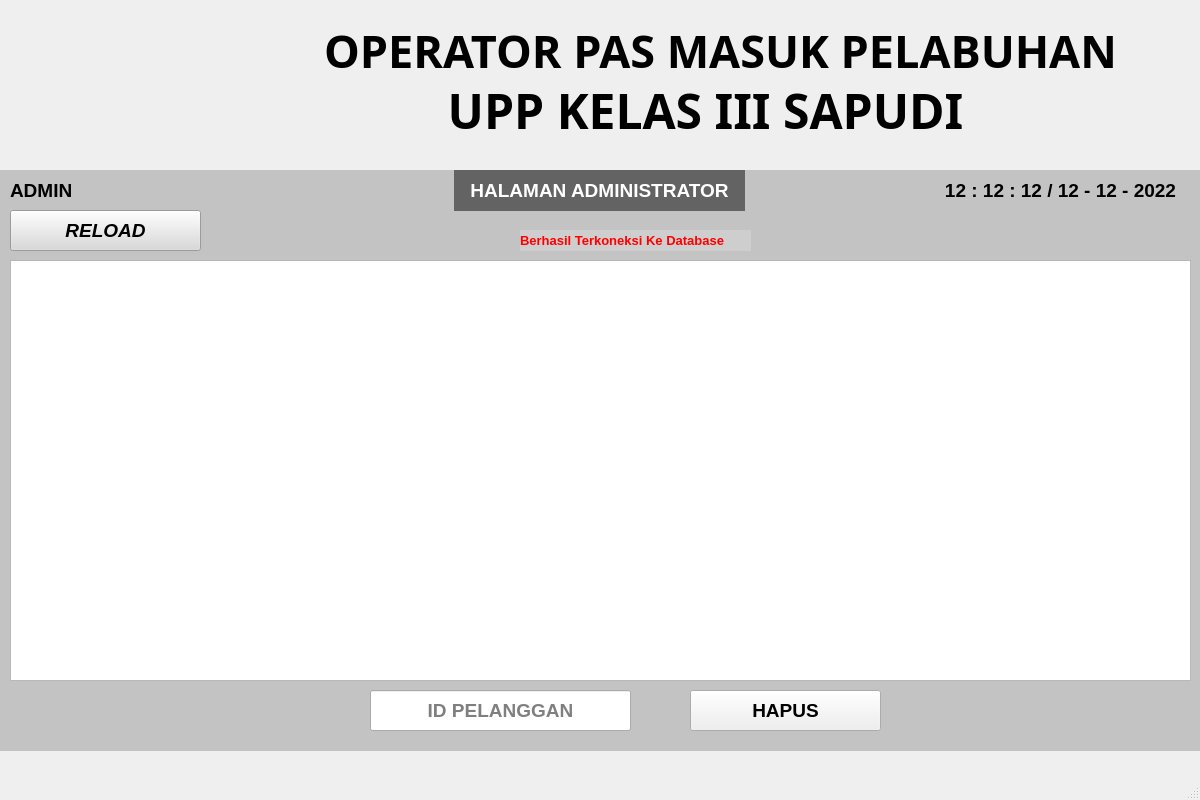
<?xml version="1.0" encoding="UTF-8"?>
<ui version="4.0">
 <class>AdminWindow</class>
 <widget class="QMainWindow" name="AdminWindow">
  <property name="geometry">
   <rect>
    <x>0</x>
    <y>0</y>
    <width>1200</width>
    <height>800</height>
   </rect>
  </property>
  <property name="mouseTracking">
   <bool>false</bool>
  </property>
  <property name="windowTitle">
   <string>MainWindow</string>
  </property>
  <widget class="QWidget" name="centralwidget">
   <widget class="QLabel" name="header1">
    <property name="geometry">
     <rect>
      <x>250</x>
      <y>10</y>
      <width>941</width>
      <height>81</height>
     </rect>
    </property>
    <property name="font">
     <font>
      <family>Arial Black</family>
      <pointsize>34</pointsize>
      <weight>75</weight>
      <bold>true</bold>
     </font>
    </property>
    <property name="text">
     <string>OPERATOR PAS MASUK PELABUHAN</string>
    </property>
    <property name="alignment">
     <set>Qt::AlignCenter</set>
    </property>
    <property name="margin">
     <number>0</number>
    </property>
   </widget>
   <widget class="QLabel" name="header2">
    <property name="geometry">
     <rect>
      <x>390</x>
      <y>70</y>
      <width>631</width>
      <height>81</height>
     </rect>
    </property>
    <property name="font">
     <font>
      <family>Arial Black</family>
      <pointsize>36</pointsize>
      <weight>75</weight>
      <bold>true</bold>
     </font>
    </property>
    <property name="text">
     <string>UPP KELAS III SAPUDI</string>
    </property>
    <property name="alignment">
     <set>Qt::AlignCenter</set>
    </property>
    <property name="margin">
     <number>0</number>
    </property>
   </widget>
   <widget class="QLabel" name="background1">
    <property name="geometry">
     <rect>
      <x>0</x>
      <y>170</y>
      <width>1200</width>
      <height>581</height>
     </rect>
    </property>
    <property name="styleSheet">
     <string notr="true">background-color: rgb(195, 195, 195);</string>
    </property>
    <property name="text">
     <string/>
    </property>
   </widget>
   <widget class="QLabel" name="logo">
    <property name="geometry">
     <rect>
      <x>20</x>
      <y>10</y>
      <width>231</width>
      <height>151</height>
     </rect>
    </property>
    <property name="styleSheet">
     <string notr="true">image: url(:/logo/logo.png);</string>
    </property>
    <property name="text">
     <string/>
    </property>
   </widget>
   <widget class="QLabel" name="klogin">
    <property name="geometry">
     <rect>
      <x>10</x>
      <y>170</y>
      <width>71</width>
      <height>41</height>
     </rect>
    </property>
    <property name="font">
     <font>
      <family>Arial</family>
      <pointsize>14</pointsize>
      <weight>75</weight>
      <bold>true</bold>
     </font>
    </property>
    <property name="text">
     <string>ADMIN</string>
    </property>
   </widget>
   <widget class="QLabel" name="waktu">
    <property name="geometry">
     <rect>
      <x>930</x>
      <y>170</y>
      <width>261</width>
      <height>41</height>
     </rect>
    </property>
    <property name="font">
     <font>
      <family>Arial</family>
      <pointsize>14</pointsize>
      <weight>75</weight>
      <bold>true</bold>
     </font>
    </property>
    <property name="text">
     <string>12 : 12 : 12 / 12 - 12 - 2022</string>
    </property>
    <property name="alignment">
     <set>Qt::AlignCenter</set>
    </property>
   </widget>
   <widget class="QLabel" name="keterangan">
    <property name="geometry">
     <rect>
      <x>454</x>
      <y>170</y>
      <width>291</width>
      <height>41</height>
     </rect>
    </property>
    <property name="font">
     <font>
      <family>Arial</family>
      <pointsize>14</pointsize>
      <weight>75</weight>
      <bold>true</bold>
     </font>
    </property>
    <property name="styleSheet">
     <string notr="true">background-color: rgb(99, 99, 99);
color: white;
</string>
    </property>
    <property name="text">
     <string>HALAMAN ADMINISTRATOR</string>
    </property>
    <property name="alignment">
     <set>Qt::AlignCenter</set>
    </property>
   </widget>
   <widget class="QTableWidget" name="tpelanggan">
    <property name="geometry">
     <rect>
      <x>10</x>
      <y>260</y>
      <width>1181</width>
      <height>421</height>
     </rect>
    </property>
   </widget>
   <widget class="QPushButton" name="bhapus">
    <property name="geometry">
     <rect>
      <x>690</x>
      <y>690</y>
      <width>191</width>
      <height>41</height>
     </rect>
    </property>
    <property name="font">
     <font>
      <family>Arial</family>
      <pointsize>14</pointsize>
      <weight>75</weight>
      <bold>true</bold>
     </font>
    </property>
    <property name="text">
     <string>HAPUS</string>
    </property>
   </widget>
   <widget class="QPushButton" name="breload">
    <property name="geometry">
     <rect>
      <x>10</x>
      <y>210</y>
      <width>191</width>
      <height>41</height>
     </rect>
    </property>
    <property name="font">
     <font>
      <family>Arial</family>
      <pointsize>14</pointsize>
      <weight>75</weight>
      <italic>true</italic>
      <bold>true</bold>
     </font>
    </property>
    <property name="styleSheet">
     <string notr="true">background-color: rgb(217, 217, 217);</string>
    </property>
    <property name="text">
     <string>RELOAD</string>
    </property>
   </widget>
   <widget class="QLineEdit" name="lidpel">
    <property name="geometry">
     <rect>
      <x>370</x>
      <y>690</y>
      <width>261</width>
      <height>41</height>
     </rect>
    </property>
    <property name="font">
     <font>
      <family>Arial</family>
      <pointsize>14</pointsize>
      <weight>75</weight>
      <bold>true</bold>
     </font>
    </property>
    <property name="text">
     <string/>
    </property>
    <property name="alignment">
     <set>Qt::AlignCenter</set>
    </property>
    <property name="placeholderText">
     <string>ID PELANGGAN</string>
    </property>
   </widget>
   <widget class="QLabel" name="lketerangan">
    <property name="geometry">
     <rect>
      <x>520</x>
      <y>230</y>
      <width>231</width>
      <height>21</height>
     </rect>
    </property>
    <property name="font">
     <font>
      <family>Arial</family>
      <pointsize>10</pointsize>
      <weight>75</weight>
      <bold>true</bold>
     </font>
    </property>
    <property name="styleSheet">
     <string notr="true">background-color: rgb(206, 206, 206);
color: rgb(255, 0, 0);</string>
    </property>
    <property name="text">
     <string>Berhasil Terkoneksi Ke Database</string>
    </property>
   </widget>
  </widget>
  <widget class="QMenuBar" name="menubar">
   <property name="geometry">
    <rect>
     <x>0</x>
     <y>0</y>
     <width>1200</width>
     <height>21</height>
    </rect>
   </property>
  </widget>
  <widget class="QStatusBar" name="statusbar"/>
 </widget>
 <resources>
  <include location="../3. Galih/asset/foto/logo.qrc"/>
 </resources>
 <connections/>
</ui>
